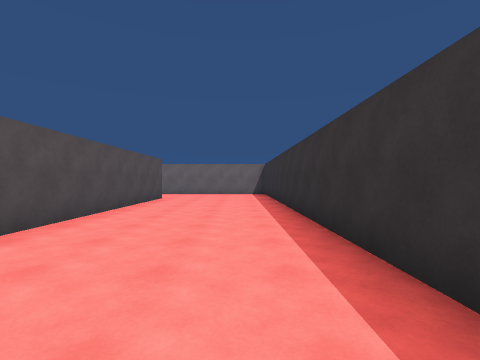
View 1 (above)

17 first-person views from a walk through a Unity game level. The camera is 1.4 m above the floor, looks level and sees 85° across. The floor is counted in squares, 2 m on a side. Each view is taken from the middle of a square. On the plan, view 1 faces up. The plan holds only what a view shows up to about 9 squares ahead; the rest is blank. The place goes on beyond the plan. The player character is not drawn.

View 2
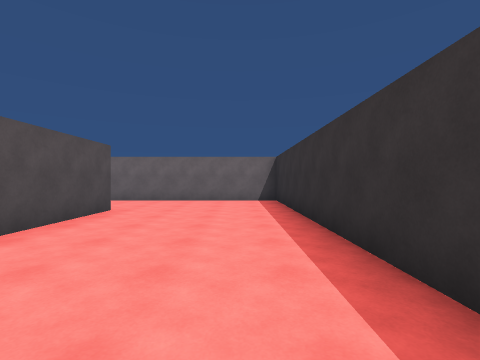

View 3
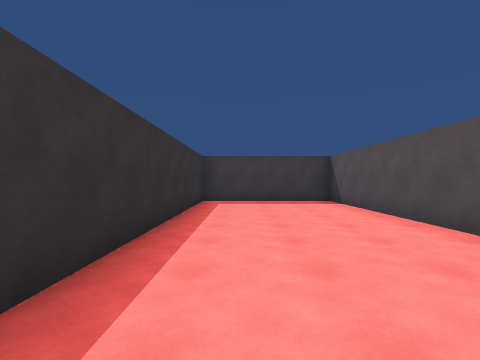

View 4
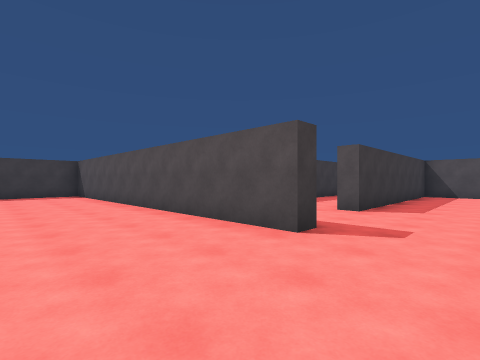

View 5
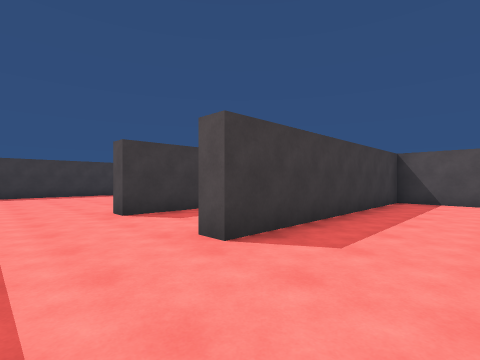

View 6
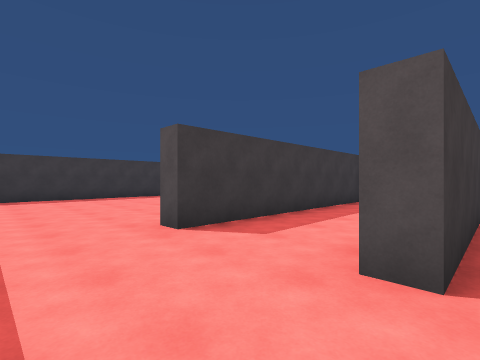

View 7
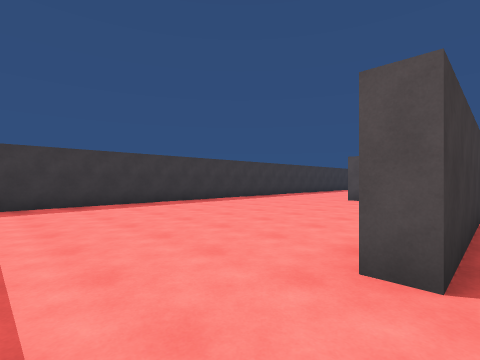

View 8
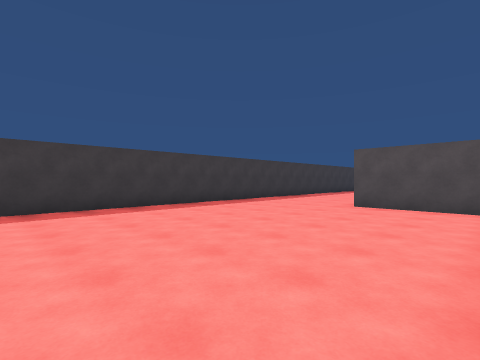

View 9
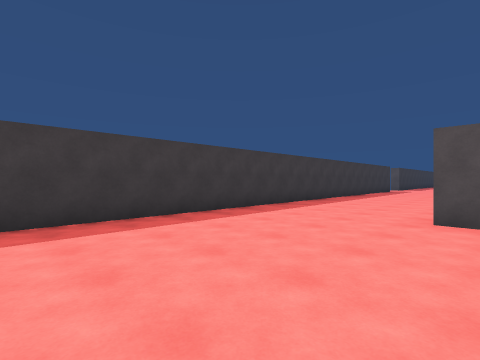

View 10
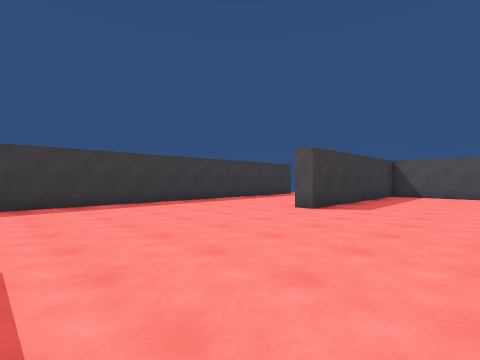

View 11
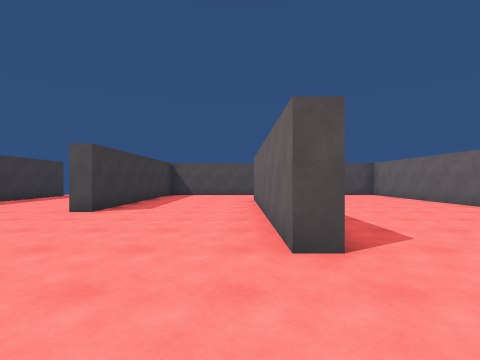

View 12
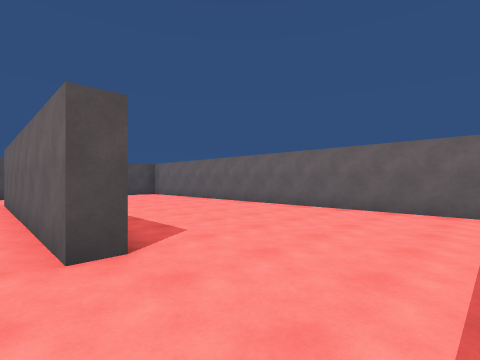

View 13
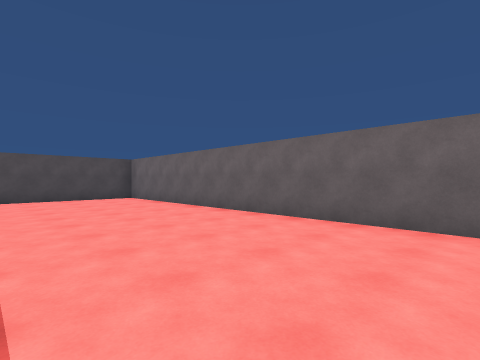

View 14
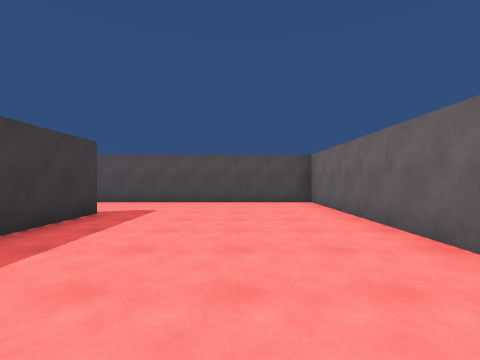

View 15
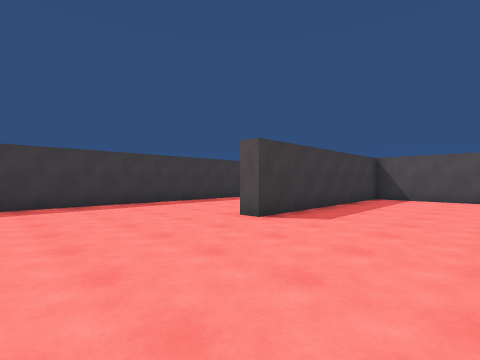

View 16
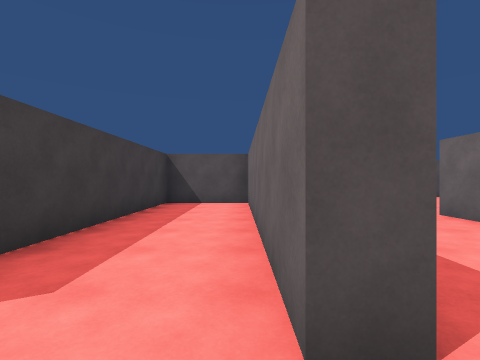

View 17
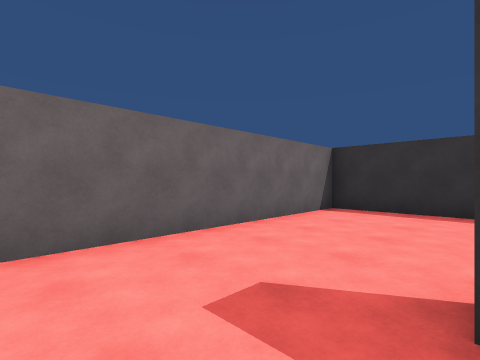

### Floor plan
Points are (right, up) in squares from view 1. A wall is a line through its corners. A room is listed if a view was taken in it or the views show most of it. See-through windows are left out.
Room 1 (views 1, 2, 3, 4)
walls: (-3.5, 10.1) (-3, 10.1) (-3, -0.7) (1.3, -0.7) (1.3, 13) (-3.4, 13)
ways out: opening at (-3, 11.5) to room 2
Room 2 (views 5, 6, 7, 8, 9, 10, 11, 12, 13, 14, 15, 16, 17)
walls: (-23.5, 8) (-21.2, 8); (-25.5, 3.8) (-19.8, 3.8) (-19.8, 3.2); (-16.5, 8) (-16.5, 7.5) (-23.2, 7.5); (-23, -0.7) (-4.2, -0.7); (-13, 5.8) (-13, 3.2); (-13, 9.4) (-13, 6.8) (-6, 6.8) (-6, 6.2); (-13, 11.6) (-13, 9.8) (-6, 9.8) (-6, 9.3) (-12.2, 9.3); (-14.2, 13.3) (-26.2, 13.3) (-26.2, 4.5); (-9.4, 13) (-10.2, 13); (-3.4, 13) (-4.9, 13)
ways out: opening at (-3, 11.5) to room 1

Where each view was taken, in squares from view 1:
view 1: 0 up, 0 right, facing up
view 2: 4 up, 0 right, facing up
view 3: 8 up, 0 right, facing down
view 4: 12 up, 0 right, facing down-left
view 5: 12 up, 4 left, facing down-left
view 6: 10 up, 4 left, facing down-left
view 7: 7 up, 4 left, facing down-left
view 8: 6 up, 6 left, facing down-left
view 9: 4 up, 8 left, facing down-left
view 10: 7 up, 14 left, facing down-left
view 11: 7 up, 14 left, facing left
view 12: 7 up, 14 left, facing up-left
view 13: 9 up, 16 left, facing up-left
view 14: 11 up, 18 left, facing left
view 15: 7 up, 16 left, facing down-left
view 16: 9 up, 5 left, facing left
view 17: 10 up, 5 left, facing up-right
